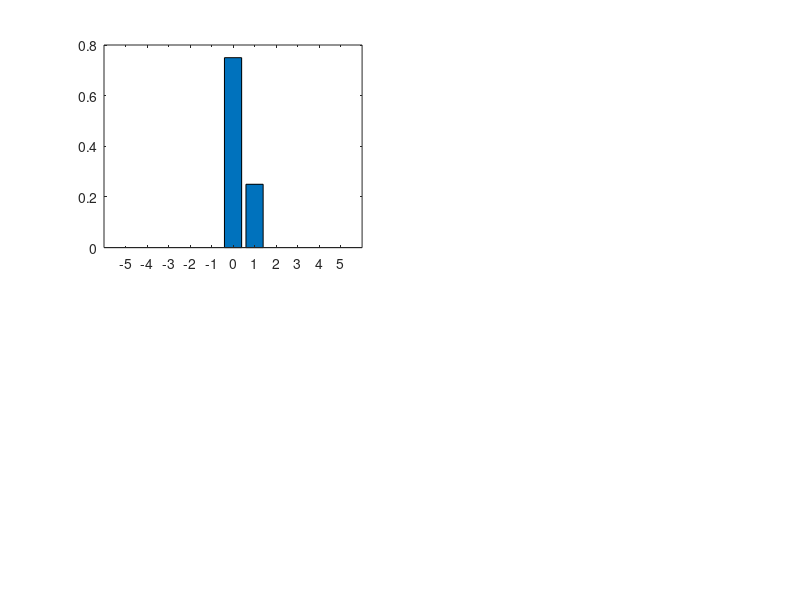

Recreate this plot in MATLAB. (Note: this script raises an error after producing the figure.)

function exPdfBernoulli
    figure;
    
    leftLimit = -5 ;
    rightLimit = 5;
    % how does delta impacts our estimation?
    deltaVec = [ 1,0.5,0.25,0.1];

    for i = 1:4
        subplot(2,2,i);
        estimatedPdf(50000,leftLimit,rightLimit,deltaVec(i));
    end
    
    % how does the number of samples we take from the iid vector
    % impacts our estimation ?
    figure;
    
    Nvec = [ 100,1000,10000,1000000];
    
    for i = 1:4
        subplot(2,2,i);
        estimatedPdf(Nvec(i),leftLimit,rightLimit,1);
    end
end


% this function will plot the estimation of the pdf of Bernoulli r.v. 
function estimatedPdf(numberOfPoints,leftLimit,rightLimit,delta)

% numberOfPoints = are the number of i.i.d variables that will be generated
% in order to estimate the pdf
% The histogram that will estimate the pdf will be created using bins in
% the following points :
% leftLimit,leftLimit+delta,leftLimit+2*delta...RightLimit

% first step : generating Bernoulli i.i.d random variables using binornd 
% function(because Bernoulli r.v. is a Binomial r.v. with  number of
% experiance (n) equal to 1.
Xvec = binornd(1, 0.25, 1, numberOfPoints);

bins = [leftLimit:delta:rightLimit];
[yvalues,xvalues] = hist(Xvec,bins);

% we normalize to produce the probability densities
yvalues = yvalues/(numberOfPoints.*delta);
bar(xvalues,yvalues);
z = [leftLimit-delta/2:delta/10:rightLimit+delta/2];
% binopdf() suitable to Bernoulli r.v. 
realPdf = inline('binopdf(z, 1, 0.25)','z');
hold on;
plot(z, realPdf(z), 'red');
xlabel('x');
ylabel('f_X(x)');
title(sprintf('Delta = %f , numOfPoints = %d', delta, numberOfPoints));
end



